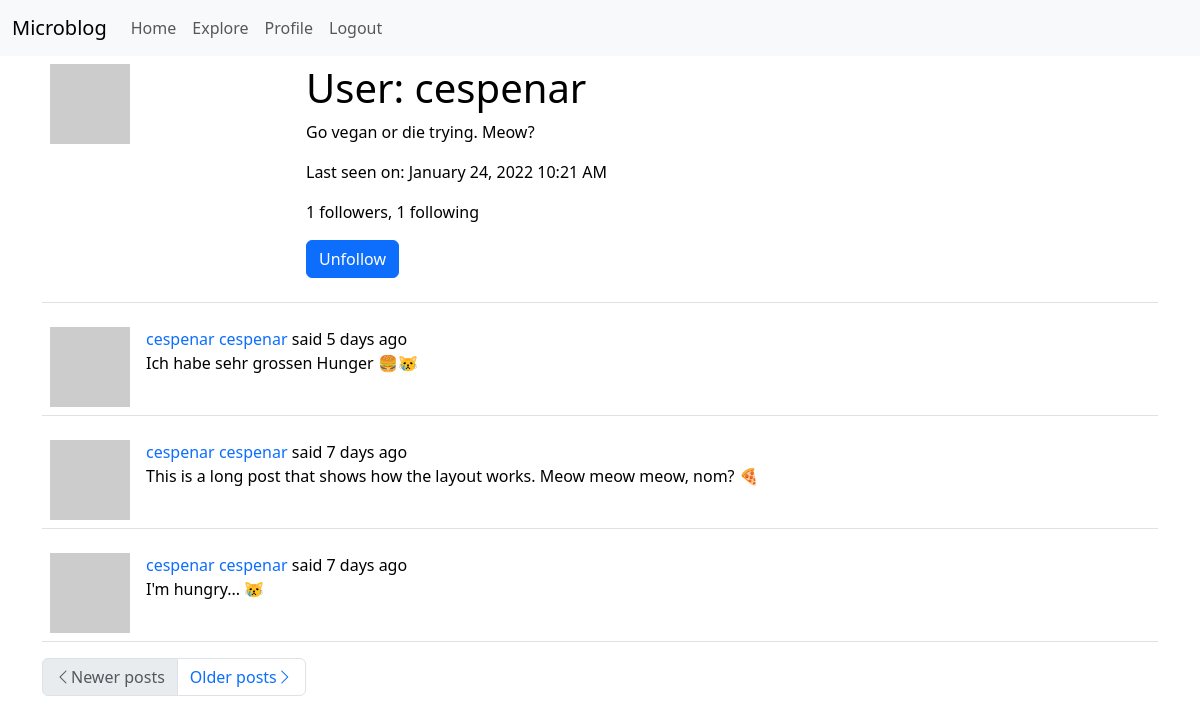
The app's page /user/cespenar (signed in) with its own data.
### app/models.py (models this page shows, shortened)
class User(UserMixin, db.Model):
    id = db.Column(db.Integer, primary_key=True)
    username = db.Column(db.String(64), index=True, unique=True)
    email = db.Column(db.String(120), index=True, unique=True)
    password_hash = db.Column(db.String(128))
    posts = db.relationship('Post', backref='author', lazy='dynamic')
    about_me = db.Column(db.String(140))
    last_seen = db.Column(db.DateTime, default=datetime.utcnow)
    followed = db.relationship(
        'User',
        secondary=followers,
        primaryjoin=(followers.c.follower_id == id),
        secondaryjoin=(followers.c.followed_id == id),
        backref=db.backref('followers', lazy='dynamic'),
        lazy='dynamic'
    )
    def avatar(self, size):
        digest = md5(self.email.lower().encode('utf-8')).hexdigest()
        return f'https://www.gravatar.com/avatar/{digest}?d=identicon&s={size}'
    def is_following(self, user):
        return self.followed.filter(
            followers.c.followed_id == user.id).count() > 0

class Post(db.Model):
    id = db.Column(db.Integer, primary_key=True)
    body = db.Column(db.String(140))
    timestamp = db.Column(db.DateTime, index=True, default=datetime.utcnow)
    user_id = db.Column(db.Integer, db.ForeignKey('user.id'))

### app/routes.py (the view)
@app.route('/user/<username>')
@login_required
def user(username):
    user = User.query.filter_by(username=username).first_or_404()
    page = request.args.get('page', 1, type=int)
    posts = user.posts.order_by(Post.timestamp.desc()).paginate(
        page, app.config['POSTS_PER_PAGE'], False)
    next_url = url_for('user', username=user.username,
                       page=posts.next_num) if posts.has_next else None
    prev_url = url_for('user', username=user.username,
                       page=posts.prev_num) if posts.has_prev else None
    form = EmptyForm()
    return render_template('user.html', user=user, posts=posts.items,
                           next_url=next_url, prev_url=prev_url, form=form)

### app/forms.py
class EmptyForm(FlaskForm):
    submit = SubmitField(_l('Submit'))

### app/models.py (called while the page is built)
@login.user_loader
def load_user(id):
    return User.query.get(int(id))

### app/routes.py (called while the page is built)
@app.before_request
def before_request():
    if current_user.is_authenticated:
        current_user.last_seen = datetime.utcnow()
        db.session.commit()
        g.locale = str(get_locale())

### app/templates/user.html (shortened to what this page needs)
{% extends "base.html" %}
{% block app_content %}
    <table class="table table-hover">
        <tr>
            <td style="width: 256px"><img src="{{ user.avatar(256) }}"
                                          alt="User avatar"></td>
            <td>
                <h1>{{ _('User') }}: {{ user.username }}</h1>
                {% if user.about_me %}<p>{{ user.about_me }}</p>{% endif %}
                {% if user.last_seen %}
                    <p>
                        {{ _('Last seen on') }}: {{ moment(user.last_seen).format('LLL') }}
                    </p>
                {% endif %}
                <p>
                    {{ _('%(count)d followers', count=user.followers.count()) }}, {{ _('%(count)d following', count=user.followed.count()) }}
                </p>
                {% if user == current_user %}
                    <p>
                        <a href="{{ url_for('edit_profile') }}">
                            {{ _('Edit your profile') }}
                        </a>
                    </p>
                {% else %}
                    <p>
                    <form action="{{ url_for('unfollow', username=user.username) }}"
                          method="post">
                        {{ form.submit(value=_('Unfollow'), class_='btn btn-primary') }}
                    </form>
                    </p>
                {% endif %}
            </td>
        </tr>
    </table>
    {% for post in posts %}
        {% include "_post.html" %}
    {% endfor %}
    <nav aria-label="...">
        <ul class="pagination">
            <li class="page-item{% if not prev_url %} disabled{% endif %}">
                <a class="page-link" href="{{ prev_url or '#' }}"
                   aria-label="Previous">
                    <span class="bi-chevron-left"
                          aria-hidden="true"></span>{{ _('Newer posts') }}
                </a>
            </li>
            <li class="page-item{% if not next_url %} disabled{% endif %}">
                <a class="page-link" href="{{ next_url or '#' }}"
                   aria-label="Next">
                    {{ _('Older posts') }}<span class="bi-chevron-right"
                                                aria-hidden="true"></span>
                </a>
            </li>
        </ul>
    </nav>
{% endblock %}

### app/templates/_post.html (shortened to what this page needs)
<table class="table table-hover">
    <tr>
        <td style="width: 70px">
            <a href="{{ url_for('user', username=post.author.username) }}">
                <img src="{{ post.author.avatar(70) }}" alt="User avatar">
            </a>
        </td>
        <td>
            <a href="{{ url_for('user', username=post.author.username) }}">
                {{ post.author.username }}
            </a>
            {{ _('%(username)s said %(when)s',
                username=user_link, when=moment(post.timestamp).fromNow()) }}
            <br>
            {{ post.body }}
        </td>
    </tr>
</table>

### app/templates/base.html (style rules this page uses)
a { text-decoration: none; }

### records on screen
User: username "cespenar", about_me "Go vegan or die trying. Meow?", last_seen "January 24, 2022 10:21 AM"
Post: author.username "cespenar", body "Ich habe sehr grossen Hunger 🍔😿"
Post: author.username "cespenar", body "This is a long post that shows how the layout works. Meow meow meow, nom? 🍕"
Post: author.username "cespenar", body "I'm hungry... 😿"
